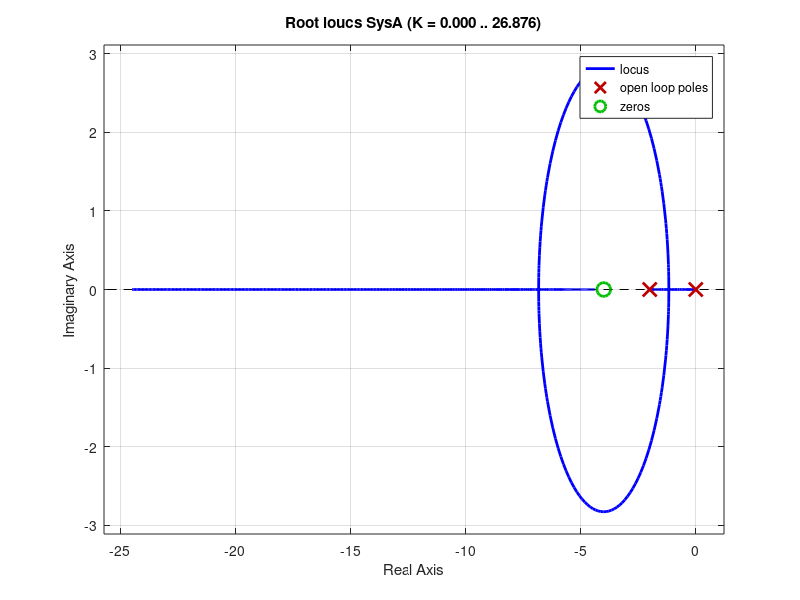

MATLAB code for this plot: (Note: this script raises an error after producing the figure.)
s=tf('s');
SysA = (s+4)/(s*(s+2));
rlocus(SysA);
SysB = (s+4)/((s+2+i*1)*(s+2-i*1));
rlocus(SysB);
SysC = (s+4)/s^2;
rlocus(SysC);
SysD = ((s+6)*(s+4))/(s*(s+2));
rlocus(SysD);
SysE = 1/((s+2+i*1)*(s+2-i*1)*(s-2));
rlocus(SysE);
SysF = (s+2)/((s+4+i*2)*(s+4-i*2)*(s-2)*(s+i*1)*(s-i*1));
figure;
rlocus(SysF);
SysG = (s+2)/((s^2)*(s+4))
rlocus(SysG);
sysH = (s+2)/( (0.1*s+1)*s^2*(s+4) )
figure(1);
rlocus(sysH);
